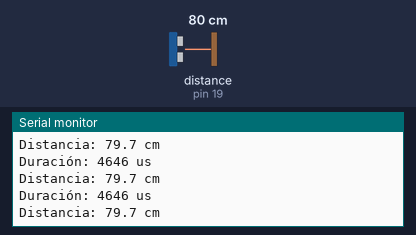
A sketch run on a simulated Arduino Uno, built with avr-gcc and run on an emulated ATmega328P. Shown: the last lines printed to the serial monitor. Wiring (inferred from the names in the program): ultrasonic range finder: trigger pin 18; echo pin 19. The inputs (shaded band) are chosen by the test bench; at power-on: distance to the obstacle (sensor on pin 19) 80 cm. The echo pulse lasts 58.3 µs per cm.

Above: at 1.3 s.
1.4 s: distance to the obstacle (sensor on pin 19) set to 2 cm
At 1.83 s:
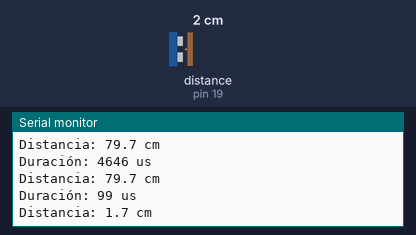
2.9 s: distance to the obstacle (sensor on pin 19) set to 4 cm
At 3.33 s:
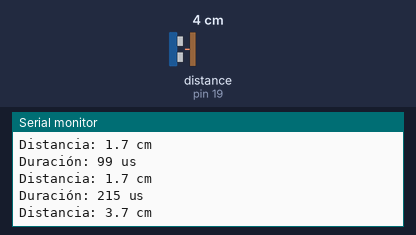
Timing chart, 0 to 5.9 s (numbered marks = the images above; inputs shaded):
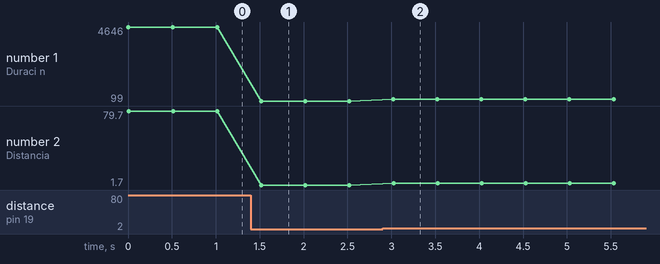

Measured:
- after the input at 1.4 s, the serial monitor: prints a new line after 0.12 s (image 1)
- after the input at 2.9 s, the serial monitor: prints a new line after 0.12 s (image 2)
- plotted number 1: 4646 → 99 after the input at 1.4 s, 99 → 216 after the input at 2.9 s
- plotted number 2: 79.7 → 1.7 after the input at 1.4 s, 1.7 → 3.7 after the input at 2.9 s

The sketch:

prueba_ultrasonico.ino
```cpp
/*
  Laboratorio 5 - Programación de Artefactos
  Parte 2: Prueba del sensor ultrasónico HC-SR04 (solo Monitor Serial)

  Conexiones:
    HC-SR04 VCC  -> 5V
    HC-SR04 GND  -> GND
    HC-SR04 TRIG -> GPIO18
    HC-SR04 ECHO -> GPIO19

  Monitor Serial a 115200 baudios.
*/

#define TRIG_PIN 18
#define ECHO_PIN 19

void setup() {

  Serial.begin(115200);

  pinMode(TRIG_PIN, OUTPUT);
  pinMode(ECHO_PIN, INPUT);
}

void loop() {

  // Pulso de disparo: LOW 2 µs -> HIGH 10 µs -> LOW
  digitalWrite(TRIG_PIN, LOW);
  delayMicroseconds(2);

  digitalWrite(TRIG_PIN, HIGH);
  delayMicroseconds(10);

  digitalWrite(TRIG_PIN, LOW);

  // Tiempo (µs) que ECHO permanece en HIGH; timeout de 30 ms (~5 m)
  long duracion = pulseIn(ECHO_PIN, HIGH, 30000);

  if (duracion == 0) {

    Serial.println("No se detectó eco");

  } else {

    // d(cm) = (0.0343 * t(µs)) / 2   -> ida y vuelta, se divide entre 2
    float distancia = (duracion * 0.0343) / 2;

    Serial.print("Duración: ");
    Serial.print(duracion);
    Serial.println(" us");
    Serial.print("Distancia: ");
    Serial.print(distancia, 1);
    Serial.println(" cm");
  }

  delay(500);
}
```
